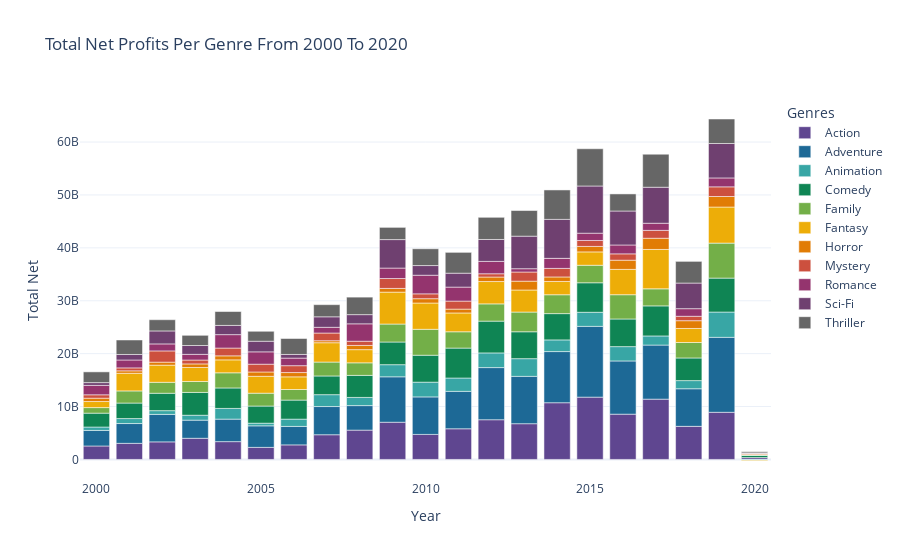

The code cell stored with this chart in its notebook:
### Code cell
# Plotting my figure
fig = px.bar(df_year_genres_net, x="Year", y="Total Net", color="Genres", 
             title="Total Net Profits Per Genre From 2000 To 2020", 
             color_discrete_sequence=px.colors.qualitative.Prism, template="plotly_white")
fig.show()

### Figure 1 — Plotly figure (JSON) as saved in the notebook; plotly's stock layout.template omitted (floating-point values rounded to 4 significant figures)
{"data": [{"alignmentgroup": "True", "hovertemplate": "Genres=Action<br>Year=%{x}<br>Total Net=%{y}<extra></extra>", "legendgroup": "Action", "marker": {"color": "rgb(95, 70, 144)"}, "name": "Action", "offsetgroup": "Action", "orientation": "v", "showlegend": true, "textposition": "auto", "type": "bar", "x": [2000, 2001, 2002, 2003, 2004, 2005, 2006, 2007, 2008, 2009, 2010, 2011, 2012, 2013, 2014, 2015, 2016, 2017, 2018, 2019, 2020], "xaxis": "x", "y": [2543637807, 3042649574, 3320621511, 3999751052, 3364501875, 2280056788, 2751029865, 4669020529, 5543530679, 7036384811, 4730777904, 5794968898, 7508469440, 6755185831, 10721141655, 11777726697, 8557870285, 11396658201, 6256103830, 8912569334, 352042573], "yaxis": "y"}, {"alignmentgroup": "True", "hovertemplate": "Genres=Adventure<br>Year=%{x}<br>Total Net=%{y}<extra></extra>", "legendgroup": "Adventure", "marker": {"color": "rgb(29, 105, 150)"}, "name": "Adventure", "offsetgroup": "Adventure", "orientation": "v", "showlegend": true, "textposition": "auto", "type": "bar", "x": [2000, 2001, 2002, 2003, 2004, 2005, 2006, 2007, 2008, 2009, 2010, 2011, 2012, 2013, 2014, 2015, 2016, 2017, 2018, 2019, 2020], "xaxis": "x", "y": [2943722879, 3743513553, 5193355672, 3427649980, 4253854425, 4071164756, 3492370359, 5330720804, 4634934009, 8585430918, 7087862744, 7073564489, 9856402950, 8949211275, 9670908078, 13381224000, 10059231358, 10223309361, 7106078599, 14170457774, -1463644], "yaxis": "y"}, {"alignmentgroup": "True", "hovertemplate": "Genres=Animation<br>Year=%{x}<br>Total Net=%{y}<extra></extra>", "legendgroup": "Animation", "marker": {"color": "rgb(56, 166, 165)"}, "name": "Animation", "offsetgroup": "Animation", "orientation": "v", "showlegend": true, "textposition": "auto", "type": "bar", "x": [2000, 2001, 2002, 2003, 2004, 2005, 2006, 2007, 2008, 2009, 2010, 2011, 2012, 2013, 2014, 2015, 2016, 2017, 2018, 2019, 2020], "xaxis": "x", "y": [639725159, 941248976, 708834391, 930101520, 2026380916, 502584466, 1376953242, 2243404201, 1545580315, 2291122088, 2792299043, 2526047876, 2771405705, 3347378783, 2206205929, 2666368772, 2710458784, 1725469307, 1541424166, 4782410900, -174660000], "yaxis": "y"}, {"alignmentgroup": "True", "hovertemplate": "Genres=Comedy<br>Year=%{x}<br>Total Net=%{y}<extra></extra>", "legendgroup": "Comedy", "marker": {"color": "rgb(15, 133, 84)"}, "name": "Comedy", "offsetgroup": "Comedy", "orientation": "v", "showlegend": true, "textposition": "auto", "type": "bar", "x": [2000, 2001, 2002, 2003, 2004, 2005, 2006, 2007, 2008, 2009, 2010, 2011, 2012, 2013, 2014, 2015, 2016, 2017, 2018, 2019, 2020], "xaxis": "x", "y": [2622005916, 2929451200, 3289488045, 4310788178, 3867324485, 3238181814, 3601415317, 3536258484, 4166528839, 4283623129, 5089434805, 5656971737, 6009733025, 5083312398, 4969982520, 5572604798, 5223907379, 5682344365, 4277639276, 6415981931, 420148026], "yaxis": "y"}, {"alignmentgroup": "True", "hovertemplate": "Genres=Family<br>Year=%{x}<br>Total Net=%{y}<extra></extra>", "legendgroup": "Family", "marker": {"color": "rgb(115, 175, 72)"}, "name": "Family", "offsetgroup": "Family", "orientation": "v", "showlegend": true, "textposition": "auto", "type": "bar", "x": [2000, 2001, 2002, 2003, 2004, 2005, 2006, 2007, 2008, 2009, 2010, 2011, 2012, 2013, 2014, 2015, 2016, 2017, 2018, 2019, 2020], "xaxis": "x", "y": [1054242545, 2296251882, 2067816094, 2069797385, 2867162815, 2431126665, 1999805145, 2631831083, 2375213674, 3399500561, 4900343298, 3084768014, 3263309060, 3728541313, 3567005563, 3312634943, 4590986243, 3222910240, 2925286577, 6616677655, 69463582], "yaxis": "y"}, {"alignmentgroup": "True", "hovertemplate": "Genres=Fantasy<br>Year=%{x}<br>Total Net=%{y}<extra></extra>", "legendgroup": "Fantasy", "marker": {"color": "rgb(237, 173, 8)"}, "name": "Fantasy", "offsetgroup": "Fantasy", "orientation": "v", "showlegend": true, "textposition": "auto", "type": "bar", "x": [2000, 2001, 2002, 2003, 2004, 2005, 2006, 2007, 2008, 2009, 2010, 2011, 2012, 2013, 2014, 2015, 2016, 2017, 2018, 2019, 2020], "xaxis": "x", "y": [1143456297, 3334364069, 3240356695, 2643541332, 2444063677, 3195711536, 2393711866, 3652965875, 2489380719, 6032761880, 4969092767, 3555128998, 4221478743, 4169883399, 2507450577, 2524680599, 4786135873, 7448573912, 2652456314, 6813674487, -119948037], "yaxis": "y"}, {"alignmentgroup": "True", "hovertemplate": "Genres=Horror<br>Year=%{x}<br>Total Net=%{y}<extra></extra>", "legendgroup": "Horror", "marker": {"color": "rgb(225, 124, 5)"}, "name": "Horror", "offsetgroup": "Horror", "orientation": "v", "showlegend": true, "textposition": "auto", "type": "bar", "x": [2000, 2001, 2002, 2003, 2004, 2005, 2006, 2007, 2008, 2009, 2010, 2011, 2012, 2013, 2014, 2015, 2016, 2017, 2018, 2019, 2020], "xaxis": "x", "y": [632737026, 465289060, 571213463, 676986972, 763979615, 815252681, 810613249, 378981893, 797366682, 703841907, 816731852, 725209007, 850637590, 1669923362, 855422764, 1037776608, 1741185424, 2118742317, 1470494868, 1997896003, 151866954], "yaxis": "y"}, {"alignmentgroup": "True", "hovertemplate": "Genres=Mystery<br>Year=%{x}<br>Total Net=%{y}<extra></extra>", "legendgroup": "Mystery", "marker": {"color": "rgb(204, 80, 62)"}, "name": "Mystery", "offsetgroup": "Mystery", "orientation": "v", "showlegend": true, "textposition": "auto", "type": "bar", "x": [2000, 2001, 2002, 2003, 2004, 2005, 2006, 2007, 2008, 2009, 2010, 2011, 2012, 2013, 2014, 2015, 2016, 2017, 2018, 2019, 2020], "xaxis": "x", "y": [641504445, 554364049, 2123552632, 733241873, 1467970011, 1474273128, 1298520373, 1454070684, 794664213, 1867933828, 920146120, 1518067144, 622603530, 1727547921, 1621888351, 1121238071, 1196037491, 1487761881, 834886266, 1826508188, 132463333], "yaxis": "y"}, {"alignmentgroup": "True", "hovertemplate": "Genres=Romance<br>Year=%{x}<br>Total Net=%{y}<extra></extra>", "legendgroup": "Romance", "marker": {"color": "rgb(148, 52, 110)"}, "name": "Romance", "offsetgroup": "Romance", "orientation": "v", "showlegend": true, "textposition": "auto", "type": "bar", "x": [2000, 2001, 2002, 2003, 2004, 2005, 2006, 2007, 2008, 2009, 2010, 2011, 2012, 2013, 2014, 2015, 2016, 2017, 2018, 2019, 2020], "xaxis": "x", "y": [1778447951, 1493551389, 1324477100, 1074958424, 2539876445, 2331054393, 1429438139, 1083969608, 3290966469, 1978443672, 3520390181, 2645622370, 2337174966, 626753117, 1899083767, 1378059778, 1678395953, 1346873394, 1435617544, 1678930268, 3999553], "yaxis": "y"}, {"alignmentgroup": "True", "hovertemplate": "Genres=Sci-Fi<br>Year=%{x}<br>Total Net=%{y}<extra></extra>", "legendgroup": "Sci-Fi", "marker": {"color": "rgb(111, 64, 112)"}, "name": "Sci-Fi", "offsetgroup": "Sci-Fi", "orientation": "v", "showlegend": true, "textposition": "auto", "type": "bar", "x": [2000, 2001, 2002, 2003, 2004, 2005, 2006, 2007, 2008, 2009, 2010, 2011, 2012, 2013, 2014, 2015, 2016, 2017, 2018, 2019, 2020], "xaxis": "x", "y": [525507509, 1040930259, 2453761891, 1671048574, 1740614555, 2008983229, 695969993, 1983032424, 1735024194, 5385651881, 1828297803, 2631345064, 4142839744, 6151517953, 7365914753, 8923138421, 6422959966, 6810138372, 4846581695, 6512329334, 105994552], "yaxis": "y"}, {"alignmentgroup": "True", "hovertemplate": "Genres=Thriller<br>Year=%{x}<br>Total Net=%{y}<extra></extra>", "legendgroup": "Thriller", "marker": {"color": "rgb(102, 102, 102)"}, "name": "Thriller", "offsetgroup": "Thriller", "orientation": "v", "showlegend": true, "textposition": "auto", "type": "bar", "x": [2000, 2001, 2002, 2003, 2004, 2005, 2006, 2007, 2008, 2009, 2010, 2011, 2012, 2013, 2014, 2015, 2016, 2017, 2018, 2019, 2020], "xaxis": "x", "y": [2030491691, 2744397177, 2120809758, 1927639542, 2625890915, 1881030763, 3013485857, 2294345709, 3310777785, 2307923757, 3173517953, 3937486803, 4191874643, 4846652174, 5561126358, 7038387328, 3229573240, 6237999783, 4099024042, 4632978289, 222719235], "yaxis": "y"}], "layout": {"barmode": "relative", "legend": {"title": {"text": "Genres"}, "tracegroupgap": 0}, "title": {"text": "Total Net Profits Per Genre From 2000 To 2020"}, "xaxis": {"anchor": "y", "domain": [0, 1], "title": {"text": "Year"}}, "yaxis": {"anchor": "x", "domain": [0, 1], "title": {"text": "Total Net"}}}}
